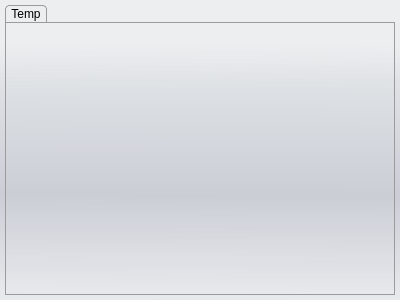
<?xml version="1.0" encoding="UTF-8"?>
<ui version="4.0">
 <class>SettingsWidget</class>
 <widget class="QWidget" name="SettingsWidget">
  <property name="geometry">
   <rect>
    <x>0</x>
    <y>0</y>
    <width>400</width>
    <height>300</height>
   </rect>
  </property>
  <property name="windowTitle">
   <string>Settings Widget</string>
  </property>
  <property name="styleSheet">
   <string notr="true">QWidget#SettingsWidget {
	background-color: none;
}

QFrame#MainFrame {
	background-color: qlineargradient(spread:pad, x1:0.006, y1:0, x2:0, y2:1, stop:0.142045 rgba(229, 234, 243, 50), stop:0.295455 rgba(209, 215, 221, 150), stop:0.65 rgba(179, 183, 196, 150), stop:1 rgba(222, 227, 236, 100));
	padding: 5px;
}

 QTabWidget::pane { /* The tab widget frame */
	border: 1px solid #9B9B9B;
 }

 QTabWidget::tab-bar {
    /* left: 5px;   move to the right by 5px */
 }

 /* Style the tab using the tab sub-control. Note that
     it reads QTabBar _not_ QTabWidget */
 QTabBar::tab {
     background: qlineargradient(x1: 0, y1: 0, x2: 0, y2: 1,
                                 stop: 0 #E1E1E1, stop: 0.4 #DDDDDD,
                                 stop: 0.5 #D8D8D8, stop: 1.0 #D3D3D3);
     border: 1px solid #9B9B9B;
     border-top-left-radius: 4px;
     border-top-right-radius: 4px;
     min-width: 10ex;
     padding: 1px;
     padding-right: 5px;
     padding-left: 5px;
 }

 QTabBar::tab:selected, QTabBar::tab:hover {
     background: qlineargradient(x1: 0, y1: 0, x2: 0, y2: 1,
                                 stop: 0 #fafafa, stop: 0.4 #f4f4f4,
                                 stop: 0.5 #e7e7e7, stop: 1.0 #fafafa);
 }

 QTabBar::tab:selected {
     border-color: #9B9B9B;
     border-bottom: 0px;
 }

 QTabBar::tab:!selected {
     margin-top: 3px; /* make non-selected tabs look smaller */
 }

 /* make use of negative margins for overlapping tabs */
 QTabBar::tab:selected {
     /* expand/overlap to the left and right by 4px */
     margin-left: -2px;
     margin-right: -2px;
 }

QTabBar::tab:first {
	padding-left: 5px;
}
 QTabBar::tab:first:selected {
     margin-left: 0; /* the first selected tab has nothing to overlap with on the left */
 }

 QTabBar::tab:last:selected {
     margin-right: 0; /* the last selected tab has nothing to overlap with on the right */
 }

 QTabBar::tab:only-one {
     margin: 0; /* if there is only one tab, we don't want overlapping margins */
 }</string>
  </property>
  <layout class="QVBoxLayout" name="verticalLayout">
   <property name="spacing">
    <number>0</number>
   </property>
   <property name="margin">
    <number>0</number>
   </property>
   <item>
    <widget class="QFrame" name="MainFrame">
     <layout class="QVBoxLayout" name="verticalLayout_2">
      <property name="spacing">
       <number>0</number>
      </property>
      <property name="margin">
       <number>0</number>
      </property>
      <item>
       <widget class="QTabWidget" name="settingsTabWidget">
        <property name="currentIndex">
         <number>0</number>
        </property>
        <widget class="QWidget" name="tab">
         <attribute name="title">
          <string>Temp</string>
         </attribute>
        </widget>
       </widget>
      </item>
     </layout>
    </widget>
   </item>
  </layout>
 </widget>
 <resources/>
 <connections/>
</ui>
